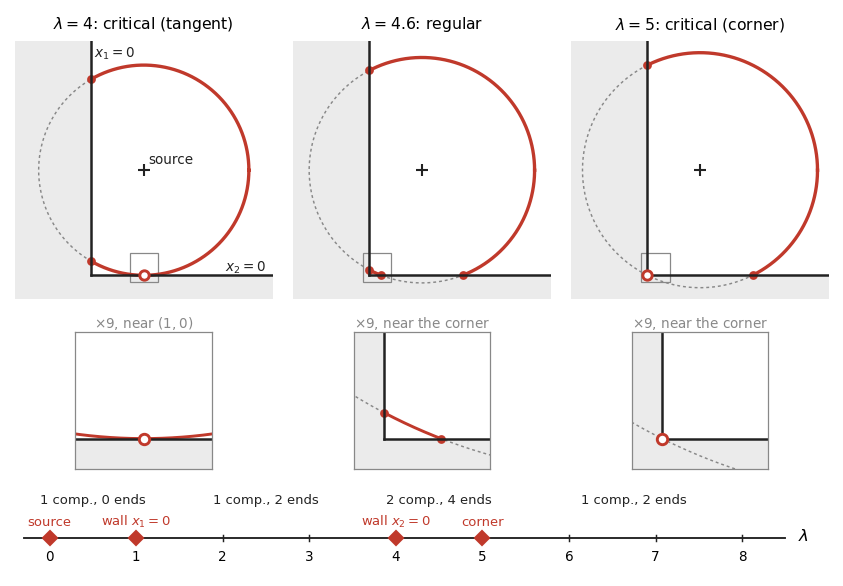

The script that saved this image:
"""Figure for Chapter 4: the fibres A_lam of a family over R near the corner of a quadrant.

The model (exposition §10, "Application: a wavefront in the corner of a room", and the figure in §8).
X = [0, inf)^2 (in the exposition times a passenger sc-Banach space W, which does not change the
picture), Z = R x X, and

    g(x) = (x1 - a)^2 + (x2 - b)^2,   a = 1, b = 2,
    A = {(g(x), x) : x in X, g(x) < 9},     A_lam = {x in X : g(x) = lam},

the part inside the quadrant of the circle of radius r = sqrt(lam) around the source (a, b).  The
stratified critical values of the projection p : A -> R, (lam, x) -> lam, are

    0  (interior stratum: grad g = 0 at the source),
    1 = a^2  (edge stratum x1 = 0: the circle is tangent to the wall x1 = 0 at (0, 2)),
    4 = b^2  (edge stratum x2 = 0: tangent to the wall x2 = 0 at (1, 0)),
    5 = a^2 + b^2  (corner stratum, of dimension 0: the circle passes through the corner (0, 0)).

Between them A_lam is a compact 1-manifold with boundary on the walls and away from the corner:
a closed curve (0 < lam < 1), one arc with both ends on x1 = 0 (1 < lam < 4), two arcs, the small
one cutting off the corner (4 < lam < 5), one arc from wall to wall (lam > 5).

Top: three fibres, lam = 4 (critical: tangent to the wall x2 = 0), lam = 4.6 (regular: the small
arc cuts off the corner transversally), lam = 5 (critical: the corner is an isolated point of A_5);
the grey box of each is magnified nine times below it (around the point of tangency (1, 0) for
lam = 4, around the corner for the others).  Bottom: the parameter line with the four stratified
critical values and the number of components and of boundary points of A_lam on each regular
interval.

Writes fig4-wavefront.png (150 dpi, 7 inches wide) next to this script.  Run as a script to print
the numbers quoted in the text.
"""
import os
import matplotlib
matplotlib.use("Agg")
import matplotlib.pyplot as plt
import numpy as np

A_, B_ = 1.0, 2.0
CRIT = [(0.0, "source"), (1.0, "wall $x_1=0$"), (4.0, "wall $x_2=0$"), (5.0, "corner")]
FG, ACC, MUT = "#222222", "#c0392b", "#888888"


def wall_points(lam):
    """Endpoints of A_lam on the walls (x1 = 0 and x2 = 0), with x2 > 0 resp. x1 > 0."""
    e1 = [B_ + s * np.sqrt(lam - A_ ** 2) for s in (-1, 1)] if lam > A_ ** 2 else []
    e2 = [A_ + s * np.sqrt(lam - B_ ** 2) for s in (-1, 1)] if lam > B_ ** 2 else []
    return [y for y in e1 if y > 0], [x for x in e2 if x > 0]


def topology(lam):
    """(components, endpoints on x1 = 0, endpoints on x2 = 0) for a regular value lam > 0."""
    e1, e2 = wall_points(lam)
    if not e1 and not e2:
        return 1, 0, 0
    comps = (len(e1) + len(e2)) // 2
    return comps, len(e1), len(e2)


def draw_fibre(ax, lam, lim, lw=1.6):
    r = np.sqrt(lam)
    th = np.linspace(0, 2 * np.pi, 4001)
    x, y = A_ + r * np.cos(th), B_ + r * np.sin(th)
    ins = (x >= -1e-12) & (y >= -1e-12)
    ax.plot(x, y, color=MUT, lw=0.7, ls=(0, (2, 2)))
    xi, yi = x.copy(), y.copy()
    xi[~ins], yi[~ins] = np.nan, np.nan
    ax.plot(xi, yi, color=ACC, lw=lw)
    e1, e2 = wall_points(lam)
    ax.plot([0] * len(e1), e1, "o", color=ACC, ms=3.2)
    ax.plot(e2, [0] * len(e2), "o", color=ACC, ms=3.2)
    # walls and the room
    ax.fill_between([lim[0], 0], lim[2], lim[3], color="0.92", lw=0)
    ax.fill_between([0, lim[1]], lim[2], 0, color="0.92", lw=0)
    ax.plot([0, 0], [0, lim[3]], color=FG, lw=1.2)
    ax.plot([0, lim[1]], [0, 0], color=FG, lw=1.2)
    ax.set_xlim(lim[0], lim[1])
    ax.set_ylim(lim[2], lim[3])
    ax.set_aspect("equal")
    ax.set_xticks([])
    ax.set_yticks([])
    for sp in ax.spines.values():
        sp.set_visible(False)


fig = plt.figure(figsize=(7.0, 4.7))
gs = fig.add_gridspec(3, 3, height_ratios=[2.6, 1.25, 0.75], hspace=0.12, wspace=0.08)
panels = [(4.0, "$\\lambda=4$: critical (tangent)", (0.73, 1.27, -0.12, 0.42), "near $(1,0)$"),
          (4.6, "$\\lambda=4.6$: regular", (-0.12, 0.42, -0.12, 0.42), "near the corner"),
          (5.0, "$\\lambda=5$: critical (corner)", (-0.12, 0.42, -0.12, 0.42), "near the corner")]
for j, (lam, title, zlim, zlab) in enumerate(panels):
    ax = fig.add_subplot(gs[0, j])
    draw_fibre(ax, lam, (-1.45, 3.45, -0.45, 4.45))
    ax.plot([A_], [B_], "+", color=FG, ms=6)
    ax.set_title(title, fontsize=7.5)
    if j == 0:
        ax.text(A_ + 0.08, B_ + 0.12, "source", fontsize=6.5, color=FG)
        ax.text(0.06, 4.15, "$x_1=0$", fontsize=6.5, color=FG)
        ax.text(2.55, 0.08, "$x_2=0$", fontsize=6.5, color=FG)
    special = {4.0: (A_, 0.0), 5.0: (0.0, 0.0)}
    if lam in special:
        ax.plot(*special[lam], "o", color=ACC, ms=4.5, mfc="white", mew=1.4)
    # second row: the box of the first row, magnified
    zx = fig.add_subplot(gs[1, j])
    draw_fibre(zx, lam, zlim, lw=1.4)
    if lam in special:
        zx.plot(*special[lam], "o", color=ACC, ms=5, mfc="white", mew=1.4)
    for sp in zx.spines.values():
        sp.set_visible(True)
        sp.set_color(MUT)
        sp.set_linewidth(0.6)
    zx.set_title(f"$\\times 9$, {zlab}", fontsize=6.5, color=MUT, pad=2)
    ax.add_patch(plt.Rectangle((zlim[0], zlim[2]), zlim[1] - zlim[0], zlim[3] - zlim[2],
                               fill=False, edgecolor=MUT, lw=0.6))

# bottom: the parameter line
bx = fig.add_subplot(gs[2, :])
L = 8.5
bx.plot([-0.3, L], [0, 0], color=FG, lw=0.9)
for t in range(0, 9):
    bx.plot([t, t], [-0.06, 0.06], color=FG, lw=0.7)
    bx.text(t, -0.42, str(t), ha="center", fontsize=6.5)
for v, lab in CRIT:
    bx.plot([v], [0], "D", color=ACC, ms=5)
    bx.text(v, 0.22, lab, ha="center", fontsize=6.3, color=ACC)
edges = [0.0, 1.0, 4.0, 5.0, L]
for lo, hi in zip(edges[:-1], edges[1:]):
    c, n1, n2 = topology(0.5 * (lo + hi))
    txt = f"{c} comp., {n1 + n2} ends" if hi - lo > 0.9 else f"{c}, {n1 + n2}"
    bx.text(0.5 * (lo + hi), 0.62, txt, ha="center", fontsize=6.3, color=FG)
bx.text(L + 0.15, -0.05, "$\\lambda$", fontsize=8)
bx.set_xlim(-0.4, L + 0.5)
bx.set_ylim(-0.6, 0.9)
bx.axis("off")

out = os.path.join(os.path.dirname(os.path.abspath(__file__)), "fig4-wavefront.png")
fig.savefig(out, dpi=150, bbox_inches="tight")

if __name__ == "__main__":
    for v, lab in CRIT:
        print(f"critical value {v} ({lab.replace('$', '')}), r = {np.sqrt(v):.4f}, "
              f"t = {1000 * np.sqrt(v) / 343:.2f} ms at c = 343 m/s")
    for lam in (0.5, 2.0, 4.6, 6.0):
        c, n1, n2 = topology(lam)
        e1, e2 = wall_points(lam)
        print(f"lam = {lam}: {c} component(s), ends on x1=0 at x2 = {np.round(e1, 3).tolist()}, "
              f"on x2=0 at x1 = {np.round(e2, 3).tolist()}")
